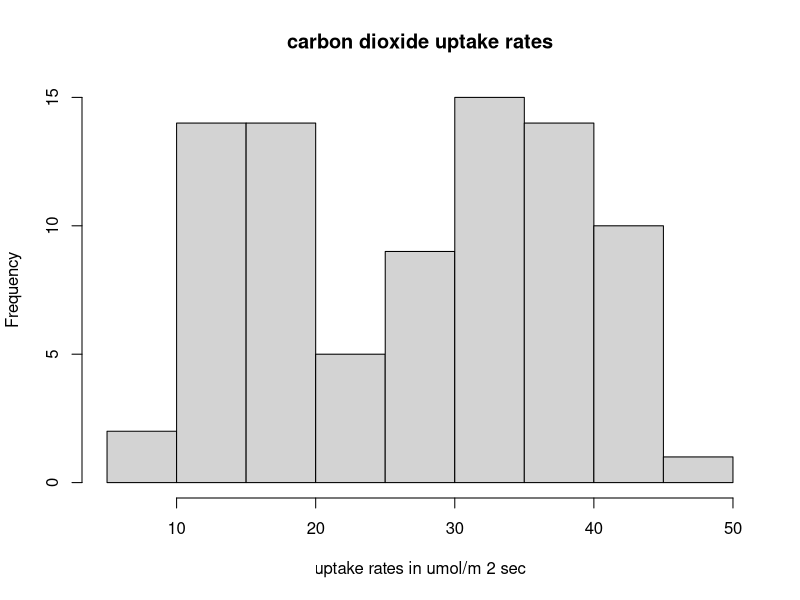
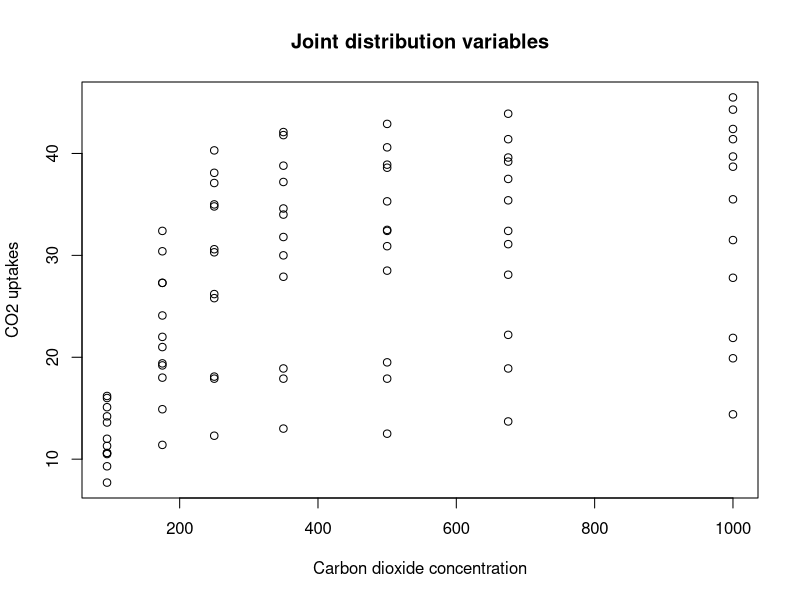
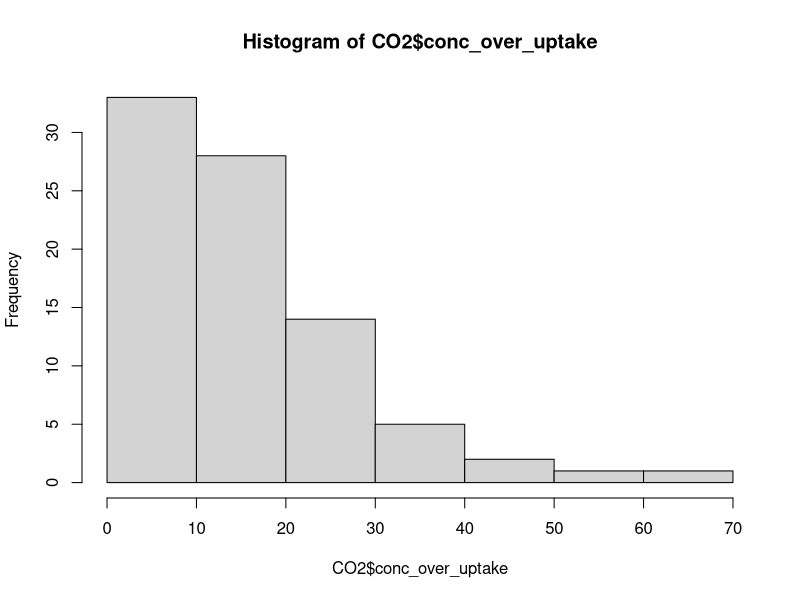
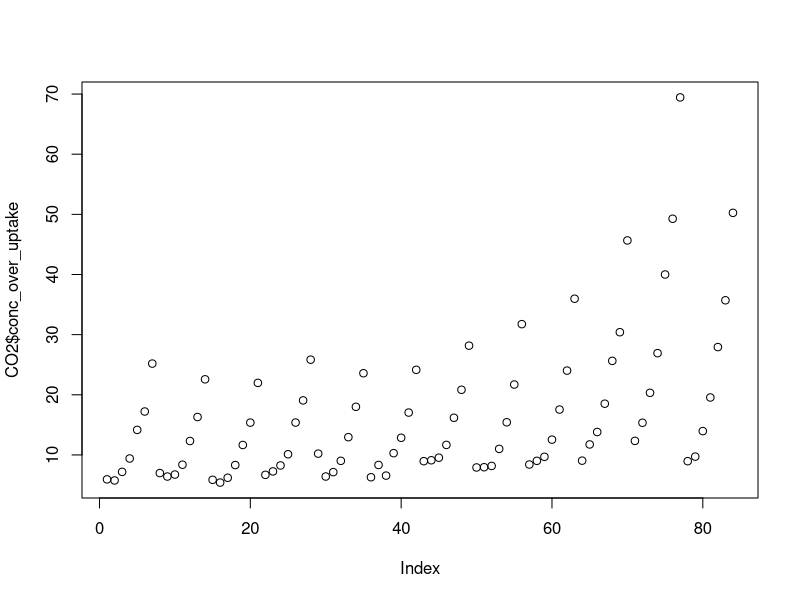

These figures' R source, in order:
##############################################
#Hertie School of Governance - Fall 2014
#Collaborative Social Science Data Analysis
##############################################

##############################################
#Assignment 1 - 25 September 2014
#Rose Camille Vincent, Federico Colombo-Ercole
#Database 2
##############################################

# Dataset "C02" uploaded
data(CO2)

# We took a look at the data description for 
# the dataset CO2
?CO2

# Variables' names and values
names(CO2)
head(CO2)

# Exploration of variables by using the summary function
summary(CO2$Plant)
summary(CO2$Treatment)
summary(CO2$conc)
summary(CO2$uptake)

# We focused on variable "uptake"
hist(CO2$uptake,
     main = 'carbon dioxide uptake rates',
     xlab = 'uptake rates in umol/m 2 sec')
     
# We then looked at the joint distribution between variables 
# conc and uptake

plot(CO2$conc, CO2$uptake,
     main = 'Joint distribution variables',
     xlab = 'Carbon dioxide concentration',
     ylab = 'CO2 uptakes')

# We created a new variable called conc_over_uptake, equal to 
# the ratio between variable conc and variable uptake
CO2$conc_over_uptake <- CO2$conc/CO2$uptake
summary(CO2$conc_over_uptake)
median(CO2$conc_over_uptake)
hist(CO2$conc_over_uptake)
plot(CO2$conc_over_uptake)
